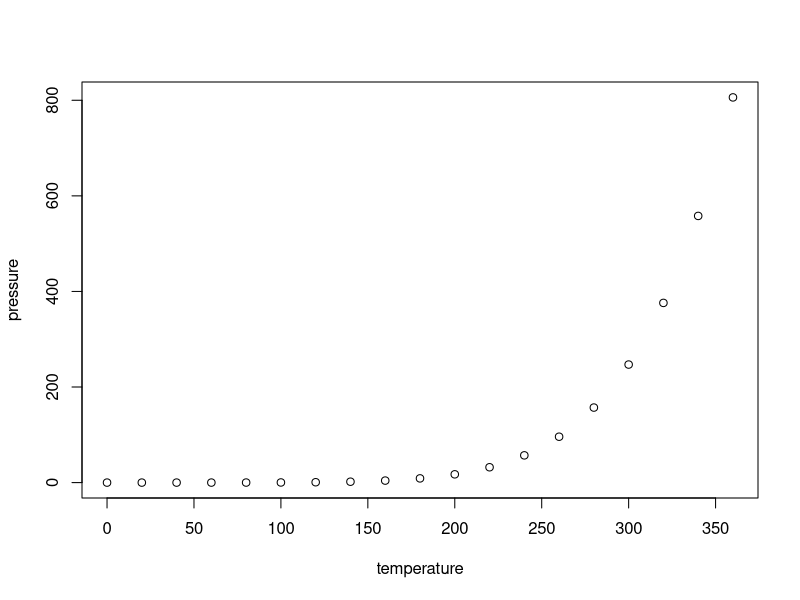
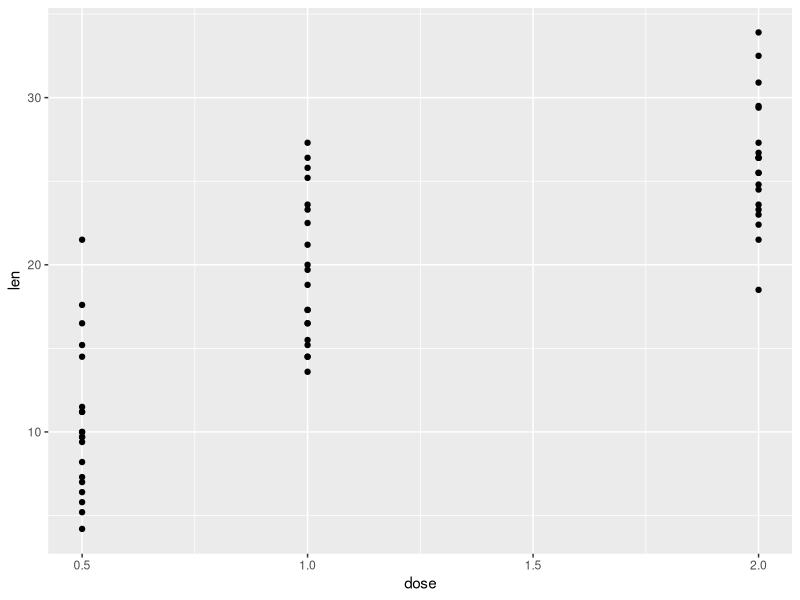

Reproduce these figures in R, in order.
## ---- chunk 1
knitr::opts_chunk$set(echo = TRUE)
## ---- chunk 2
summary(cars)
## ---- chunk 3
plot(pressure)
## ---- chunk 4
library(datasets)
library(ggplot2)

head(ToothGrowth)
str(ToothGrowth)
summary(ToothGrowth)
range(ToothGrowth$len)
range(ToothGrowth$dose)
## ---- chunk 5
g <- ggplot(ToothGrowth, aes(dose, len)) + geom_point()
print(g)
